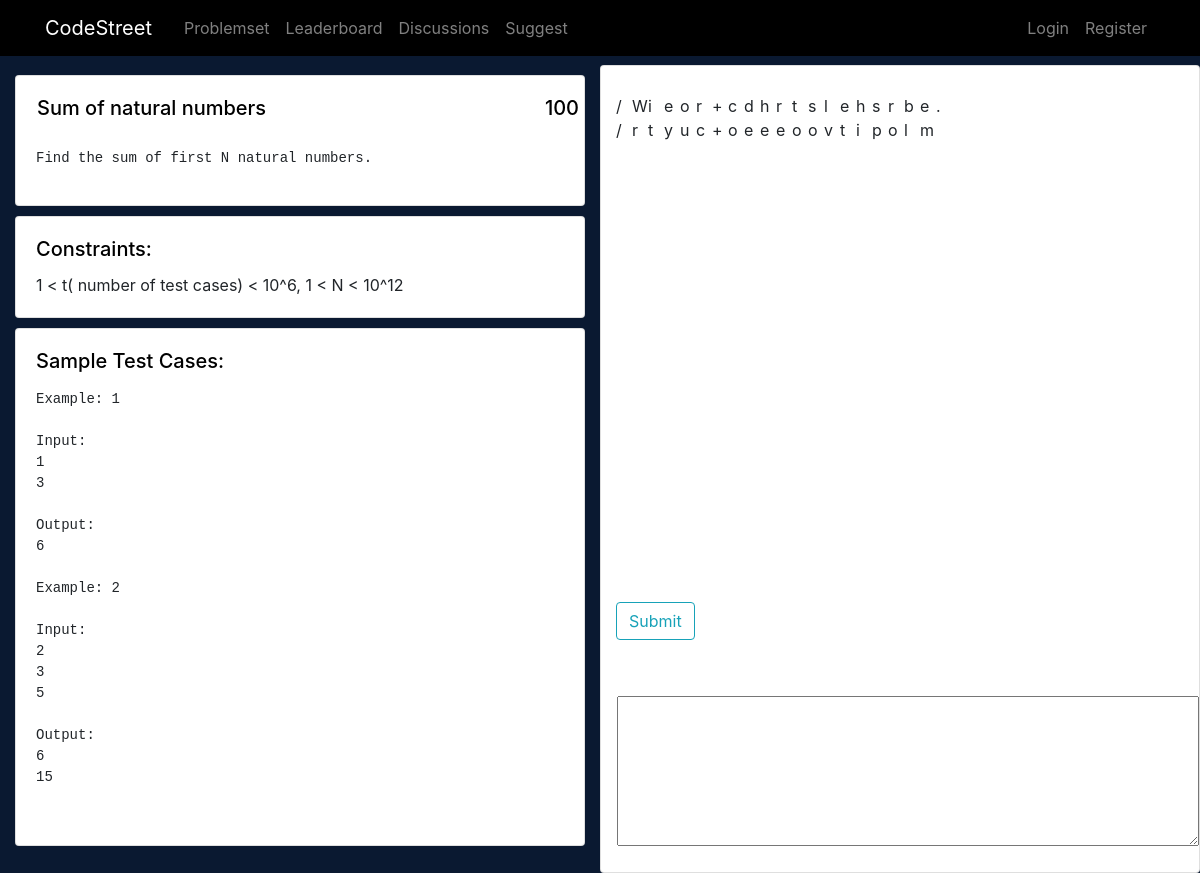
/problem/2, run on the app's committed database.
### problemset/models.py (models this page shows, shortened)
class Problem(models.Model):
    title = models.CharField(max_length=50)
    description = models.TextField(max_length=10000)
    points = models.IntegerField(default=100)
    category = models.ForeignKey(Category, on_delete=models.CASCADE, default=1)
    test_case = models.TextField(max_length=10000, null=set)
    hidden_test_cases = models.TextField(max_length=10000000, null=set)
    constraints = models.TextField(max_length=1000, null=set)
    @staticmethod
    def get_all_objects_by_id(ID):
        if ID:
            return Problem.objects.filter(id=ID)
        else:
            return Problem.get_all_objects()

### problemset/views.py (the view)
# urls.py: path('problem/<int:pk>', views.problem, name='problemset-problem'),
def problem(request, pk):
    print(pk)
    problems = Problem.get_all_objects_by_id(pk)
    input = problems[0].test_case
    input = input.split("END")
    input = [x.replace("\r", "") for x in input]
    example = 'Example:'
    count = 1
    final_input=""
    for inp in input[0:]:
        inpo = inp.split("INPUT")
        if len(inpo)==1:
            break
        final_input = final_input + example + ' '+ str(count) + '\n\nInput:'
        if count == 1:
            final_input = final_input + '\n' + inpo[0] + '\nOutput:' + inpo[1] + '\n'
        else:
            final_input = final_input + inpo[0] + '\nOutput:' + inpo[1] + '\n'
        count+=1
    return render(request, 'problemset/problem.html', {'problems': problems, 'final_input': final_input})

### problemset/templates/problemset/problem.html (shortened to what this page needs)
{% extends "problemset/base.html"%} {% block content %}
<div class="container-fluid">
  <div class="row">
    <div class="col-sm-6">
      <div class="card statement">
        <div class="card-body">
          {% for problem in problems %}
          <div class="row">
            <h5 class="card-title ml-3" style="color: black">
              {{ problem.title }}
            </h5>
            <h5 class="card-text" style="margin-left: auto; color: black">
              {{ problem.points }}
            </h5>
          </div>
          <p class="card-text"><pre>{{ problem.description }}</pre></p>
          {% endfor %}
        </div>
      </div>
      <div class="card statement">
        <div class="card-body">
          {% for problem in problems %}
          <h5 class="card-title" style="color: black">Constraints:</h5>
          <p class="card-text">{{ problem.constraints }}</p>
          {% endfor %}
        </div>
      </div>
      <div class="card statement">
        <div class="card-body">
          {% for problem in problems %}
          <h5 class="card-title" style="color: black">Sample Test Cases:</h5>
          <p class="card-text"><pre>{{ final_input }}</pre></p>
          {% endfor %}
        </div>
      </div>
    </div>
    <div class="col-sm-6 pl-0 pr-0">
      <div class="card">
        <div class="card-body pl-0 pr-0">
          <div class="container pt-2">
            <div id="editor">
              {% if code != None %} {% for cod in code %} {{ cod }} {%endfor%}
              {% else %}//Write your c++ code here to solve this problem.
              {%endif %}
            </div>
            <button type="submit" class="btn btn-outline-info mt-2" id="submit">
              {% csrf_token %} Submit
            </button>
          </div>
          <div class="pl-3">
            <h1 pl-0>OUTPUT:</h1>
            <textarea id="output" cols="30" rows="10" readonly> </textarea>
          </div>
        </div>
      </div>
    </div>
  </div>
</div>
{% endblock %}

### problemset/static/problemset/main.css (style rules this page uses)
.main-body { background: #0a1931; }
h1, h2, h3, h4, h5, h6 { color: #FFF; }
#editor { position: relative; width: 1000px; height: 500px; }
#output { position: relative; width: 100%; height: 150px; }
#editor { position: relative; width: 100%; columns: 200; }
.statement { margin-top: 10px; }

### data on the page
Problem: title "Sum of natural numbers", points "100", description "Find the sum of first N natural numbers.", constraints "1 < t( number of test cases) < 10^6, 1 < N < 10^12", final_input "Example: 1 Input: 1 3 Output: 6 Example: 2 Input: 2 3 5 Output: 6 15"
